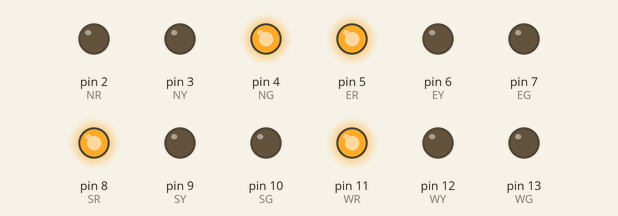
Simulated run of this sketch. Board: Arduino Uno, built with avr-gcc and run on an emulated ATmega328P. Parts: output pins drawn as LEDs (lit = HIGH).

Above: at 0.1 s.
At 5.1 s:
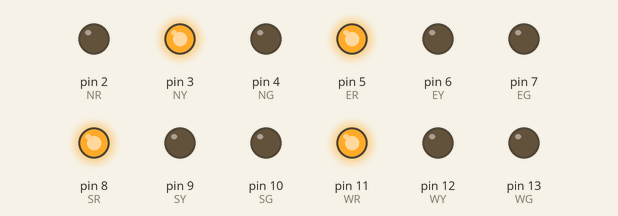
At 12.1 s:
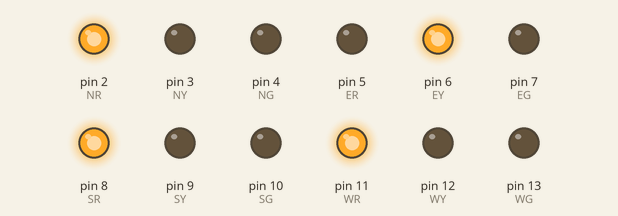
At 19.1 s:
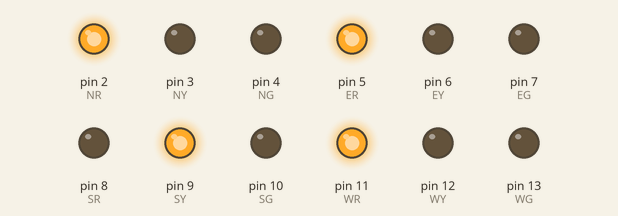
At 26.1 s:
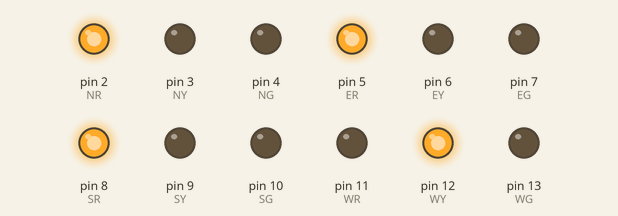
At 35.1 s:
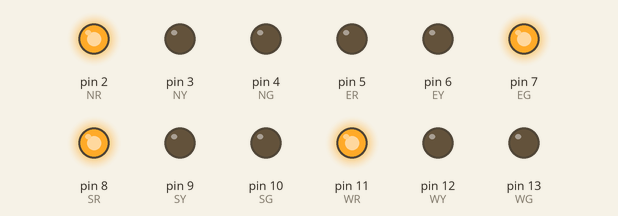
Timing chart, 0 to 36.6 s (numbered marks = the images above):
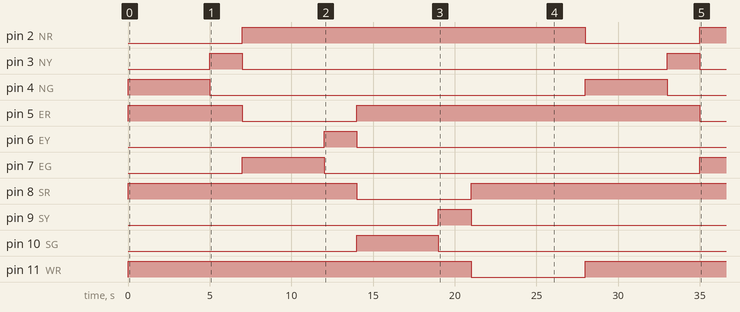

Measured:
- by itself, pin 2 (NR): LOW → HIGH at 7.0 s, → LOW 21.0 s later, → HIGH 7.0 s later
- by itself, pin 3 (NY): alternates HIGH for 2.0 s and LOW for 26.0 s
- by itself, pin 4 (NG): alternates HIGH for 5.0 s and LOW for 23.0 s
- by itself, pin 5 (ER): HIGH → LOW at 7.0 s, → HIGH 7.0 s later, → LOW 21.0 s later
- by itself, pin 6 (EY): LOW → HIGH at 12.0 s, → LOW 2.0 s later
- by itself, pin 7 (EG): LOW → HIGH at 7.0 s, → LOW 5.0 s later, → HIGH 23.0 s later
- by itself, pin 8 (SR): HIGH → LOW at 14.0 s, → HIGH 7.0 s later
- by itself, pin 9 (SY): LOW → HIGH at 19.0 s, → LOW 2.0 s later

The sketch:

traffic_light_control.ino
```cpp
// Rajan Robotics
// Arduino-Based 4-Way Traffic Light System

// North
#define NR 2
#define NY 3
#define NG 4

// East
#define ER 5
#define EY 6
#define EG 7

// South
#define SR 8
#define SY 9
#define SG 10

// West
#define WR 11
#define WY 12
#define WG 13

void setup()
{
  pinMode(NR, OUTPUT);
  pinMode(NY, OUTPUT);
  pinMode(NG, OUTPUT);

  pinMode(ER, OUTPUT);
  pinMode(EY, OUTPUT);
  pinMode(EG, OUTPUT);

  pinMode(SR, OUTPUT);
  pinMode(SY, OUTPUT);
  pinMode(SG, OUTPUT);

  pinMode(WR, OUTPUT);
  pinMode(WY, OUTPUT);
  pinMode(WG, OUTPUT);

  allRed();
}

void allRed()
{
  digitalWrite(NR, HIGH);
  digitalWrite(ER, HIGH);
  digitalWrite(SR, HIGH);
  digitalWrite(WR, HIGH);

  digitalWrite(NY, LOW);
  digitalWrite(NG, LOW);
  digitalWrite(EY, LOW);
  digitalWrite(EG, LOW);
  digitalWrite(SY, LOW);
  digitalWrite(SG, LOW);
  digitalWrite(WY, LOW);
  digitalWrite(WG, LOW);
}

void loop()
{
  // NORTH GREEN
  allRed();
  digitalWrite(NR, LOW);
  digitalWrite(NG, HIGH);
  delay(5000);

  // NORTH YELLOW
  digitalWrite(NG, LOW);
  digitalWrite(NY, HIGH);
  delay(2000);

  // EAST GREEN
  allRed();
  digitalWrite(ER, LOW);
  digitalWrite(EG, HIGH);
  delay(5000);

  // EAST YELLOW
  digitalWrite(EG, LOW);
  digitalWrite(EY, HIGH);
  delay(2000);

  // SOUTH GREEN
  allRed();
  digitalWrite(SR, LOW);
  digitalWrite(SG, HIGH);
  delay(5000);

  // SOUTH YELLOW
  digitalWrite(SG, LOW);
  digitalWrite(SY, HIGH);
  delay(2000);

  // WEST GREEN
  allRed();
  digitalWrite(WR, LOW);
  digitalWrite(WG, HIGH);
  delay(5000);

  // WEST YELLOW
  digitalWrite(WG, LOW);
  digitalWrite(WY, HIGH);
  delay(2000);
}
```
